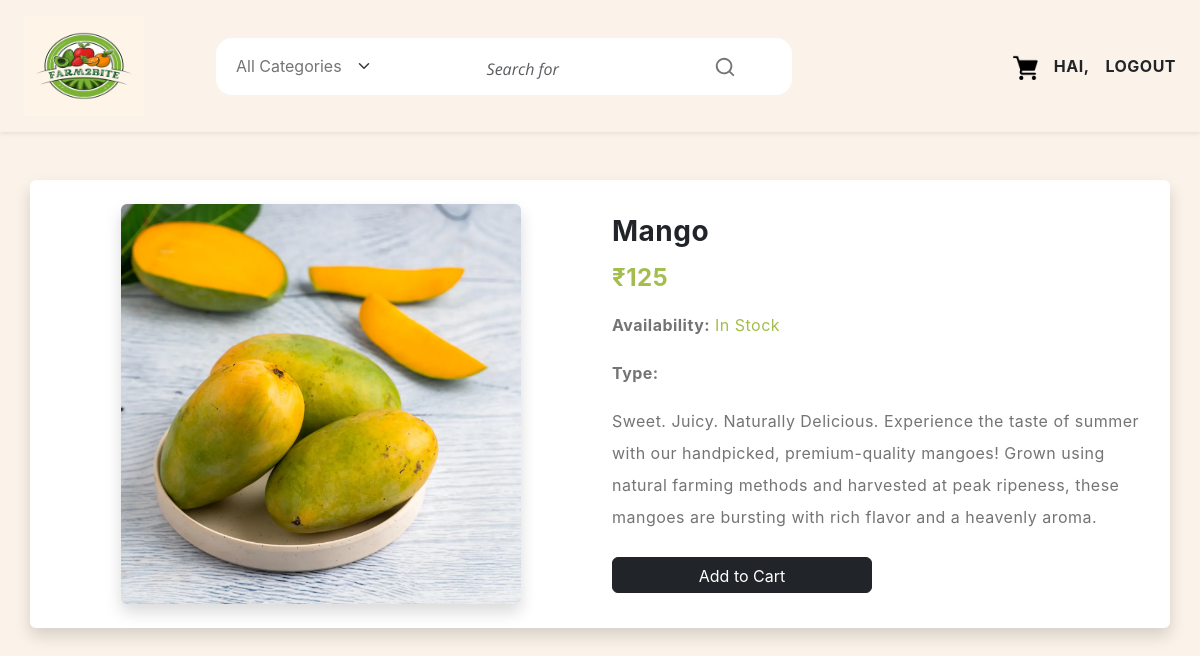
/product/fruits/mango/ (signed in), run on the app's committed database.
### shop/models.py (models this page shows, shortened)
class Product(models.Model):
    name=models.CharField(max_length=250,unique=True)
    slug=models.SlugField(max_length=250,unique=True)
    image=models.ImageField(upload_to='products')
    description=models.TextField()
    stock=models.IntegerField()
    availability=models.BooleanField(default=True)
    offer=models.BooleanField(default=False)
    price=models.IntegerField()
    Category=models.ForeignKey(Category_list,on_delete=models.CASCADE)
    quantity=models.CharField(max_length=150,default=1)
    offer_price=models.IntegerField(default=10)
    actual_price=models.IntegerField(default=0)

### shop/views.py (the view)
# urls.py: path('product/<slug:c_slug>/<slug:product_slug>/',views.product_detail,name='details'),
@login_required
def product_detail(request, c_slug, product_slug):
    pro = get_object_or_404(Product, Category__slug=c_slug, slug=product_slug)
    return render(request, 'product_details.html', {'pro': pro})

### templates/product_details.html (shortened to what this page needs)
{% extends 'base.html' %}
{% load static %}
{% block content %}
<div class="container my-5 bg-white p-4 rounded shadow">
  <div class="row g-4 align-items-center">
    <div class="col-md-6 text-center">
      <img src="{{ pro.image.url }}" alt="{{ pro.name }}" class="img-fluid rounded shadow" style="max-height: 400px;">
    </div>
    <div class="col-md-6">
      <h3 class="mb-3">{{ pro.name }}</h3>
      <h4 class="text-success mb-3">₹{{ pro.price }}</h4>
      <p><strong>Availability:</strong>
        {% if pro.availability %}
          <span class="text-success">In Stock</span>
        {% else %}
          <span class="text-danger">Out of Stock</span>
        {% endif %}
      </p>
      <p><strong>Type:</strong> {{ pro.category.name }}</p>
      <p class="mt-3">{{ pro.description }}</p>
      <div class="d-flex flex-wrap gap-2 mt-4">
        <a href="{% url 'addcart' pro.id %}" ><button class="btn btn-dark">Add to Cart</button></a>
      </div>
    </div>
  </div>
</div>
<link href="https://cdn.jsdelivr.net/npm/bootstrap-icons@1.10.5/font/bootstrap-icons.css" rel="stylesheet">
{% endblock %}

### static/css/style.css (style rules this page uses)
body { background-color: rgb(251, 243, 233); --heading-font : "Inter", sans-serif; --bs-link-color: #333; --bs-link-hover-color:#333; --bs-link-color-rgb: 40,40,40; --bs-link-hover-color-rgb: 0,0,0; --bs-light-rgb: 248, 248, 248; --bs-font-sans-serif: "Inter", sans-serif; --bs-body-font-family: var(--bs-font-sans-serif); --bs-body-font-size: 1rem; --bs-body-font-weight: 400; --bs-body-line-height: 2; --bs-body-color: #747474; --bs-primary: #6BB252; --bs-primary-rgb: 107, 178, 82; --bs-secondary: #364127; --bs-secondary-rgb: 54, 65, 39; --bs-danger: #F95F09; --bs-danger-rgb: 249, 95, 9; --bs-success: #a3be4c; --bs-success-rgb: 163, 190, 76; --bs-primary-bg-subtle: #FFF9EB; --bs-success-bg-subtle: #eef5e5; --bs-border-color: #F7F7F7; }
body { letter-spacing: 0.03em; }
h1,h2,h3,h4,h5,h6 { font-family: var(--heading-font); color: var(--bs-dark); font-weight: 700; }
.container, .container-fluid, .container-lg, .container-md, .container-sm, .container-xl, .container-xxl { --bs-gutter-x: 3rem; }
input, button { border: none; outline: none; background: none; font-family: 'Open Sans', Helvetica, Arial, sans-serif; }
button { display: block; margin: 0 auto; width: 260px; height: 36px; border-radius: 30px; color: #fff; font-size: 15px; cursor: pointer; }

### data on the page
Product: image (picture), name "Mango", price "125", description "Sweet. Juicy. Naturally Delicious. Experience the taste of summer with our handpicked, premium-quality mangoes! Grown using natural farming methods and harvested at peak ripeness, these mangoes are bursting with rich flavor and a heavenly aroma."
